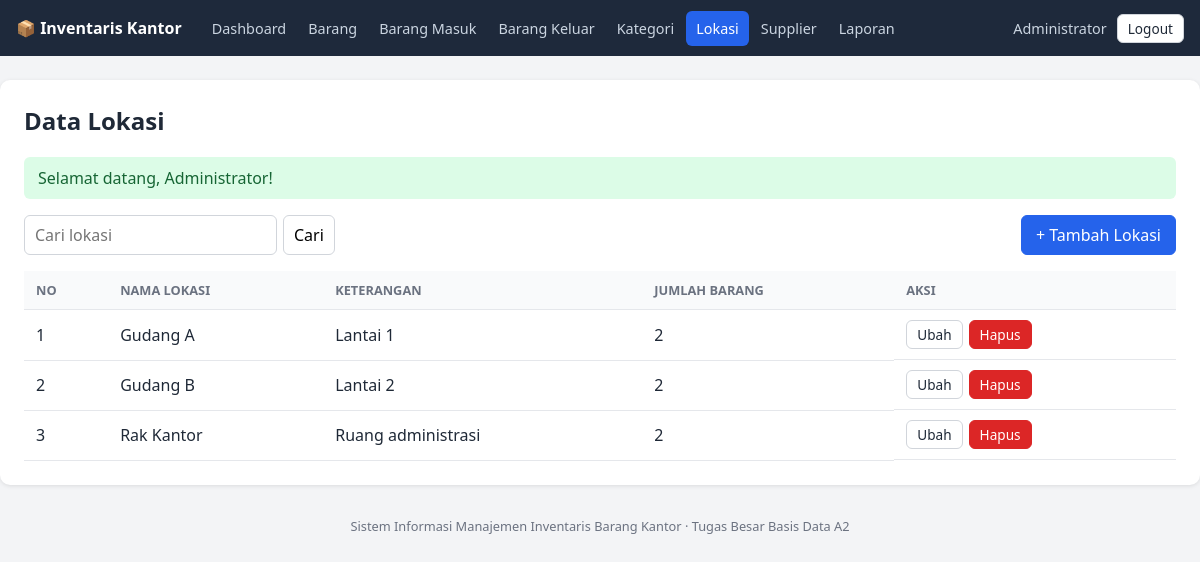
Screenshot of /html/lokasi_list.php (signed in) with the database file from the repository.
### tables this page shows
CREATE TABLE lokasi (
  id_lokasi   INT AUTO_INCREMENT PRIMARY KEY,
  nama_lokasi VARCHAR(100) NOT NULL UNIQUE,
  keterangan  VARCHAR(255) NULL
);

### php/fungsi.php (called while the page is built, shortened)
<?php
function e($teks): string
{
    return htmlspecialchars((string)$teks, ENT_QUOTES, 'UTF-8');
}

### php/lokasi_model.php (called while the page is built, shortened)
<?php
require_once __DIR__ . '/fungsi.php';
function ambil_semua_lokasi(PDO $pdo, string $cari = ''): array
{
    $sql = "SELECT l.*, COUNT(b.id_barang) AS jumlah_barang
            FROM lokasi l
            LEFT JOIN barang b ON b.id_lokasi = l.id_lokasi";
    $params = [];
    $sql .= " GROUP BY l.id_lokasi ORDER BY l.nama_lokasi";
    $stmt = $pdo->prepare($sql);
    $stmt->execute($params);
    return $stmt->fetchAll();
}

### html/lokasi_list.php (the view, shortened to what this page needs)
<?php
require_once __DIR__ . '/../php/lokasi_model.php';
require_once __DIR__ . '/../php/layout.php';
$cari = trim($_GET['cari'] ?? '');
$data = ambil_semua_lokasi($pdo, $cari);
?>
<div class="toolbar">
    <form method="get" class="cari">
        <input type="text" name="cari" placeholder="Cari lokasi" value="<?= e($cari) ?>">
        <button type="submit">Cari</button>
    </form>
    <a class="btn btn-primary" href="lokasi_form.php">+ Tambah Lokasi</a>
</div>
<div class="tabel-wrap">
<table>
    <thead><tr><th>No</th><th>Nama Lokasi</th><th>Keterangan</th><th>Jumlah Barang</th><th>Aksi</th></tr></thead>
    <tbody>
    <?php foreach ($data as $i => $r): ?>
        <tr>
            <td><?= $i + 1 ?></td>
            <td><?= e($r['nama_lokasi']) ?></td>
            <td><?= e($r['keterangan'] ?? '-') ?></td>
            <td><?= (int)$r['jumlah_barang'] ?></td>
            <td class="aksi">
                <a class="btn btn-kecil" href="lokasi_form.php?id=<?= (int)$r['id_lokasi'] ?>">Ubah</a>
                <form method="post" action="../php/lokasi_aksi.php" onsubmit="return confirm('Yakin hapus lokasi ini?');">
                    <button type="submit" class="btn btn-kecil btn-bahaya">Hapus</button>
                </form>
            </td>
        </tr>
    <?php endforeach; ?>
    </tbody>
</table>
</div>

### assets/css/style.css (style rules this page uses)
* { box-sizing: border-box; }
:root { --biru: #2563eb; --biru-tua: #1e40af; --merah: #dc2626; --hijau: #16a34a; --abu: #6b7280; --garis: #e5e7eb; --latar: #f3f4f6; --teks: #1f2937; }
body { margin: 0; font-family: system-ui, Arial, sans-serif; background: var(--latar); color: var(--teks); }
.toolbar { display: flex; justify-content: space-between; align-items: flex-start; gap: 12px; flex-wrap: wrap; margin-bottom: 16px; }
.cari { display: flex; gap: 6px; flex-wrap: wrap; align-items: center; }
input, select, button { font: inherit; padding: 8px 10px; border: 1px solid #d1d5db; border-radius: 6px; background: #fff; }
button { cursor: pointer; }
.btn { display: inline-block; padding: 8px 14px; border: 1px solid #d1d5db; border-radius: 6px; background: #fff; color: var(--teks); text-decoration: none; cursor: pointer; white-space: nowrap; }
.btn-primary { background: var(--biru); border-color: var(--biru); color: #fff; }
.btn-kecil { padding: 4px 10px; font-size: .85rem; }
.btn-bahaya { background: var(--merah); border-color: var(--merah); color: #fff; }
.tabel-wrap { overflow-x: auto; }
table { width: 100%; border-collapse: collapse; }
th, td { padding: 10px 12px; border-bottom: 1px solid var(--garis); text-align: left; white-space: nowrap; }
th { background: #f9fafb; font-size: .8rem; text-transform: uppercase; color: var(--abu); }
td.aksi { display: flex; gap: 6px; }
td.aksi form { margin: 0; }

### rows the page displays
lokasi: nama_lokasi "Gudang A", keterangan "Lantai 1", jumlah_barang "2"
lokasi: nama_lokasi "Gudang B", keterangan "Lantai 2", jumlah_barang "2"
lokasi: nama_lokasi "Rak Kantor", keterangan "Ruang administrasi", jumlah_barang "2"

### other values shown
$label "Dashboard"
$label "Barang"
$label "Barang Masuk"
$label "Barang Keluar"
$label "Kategori"
$label "Lokasi"
$label "Supplier"
$label "Laporan"
$nama "Administrator"
$judul "Data Lokasi"
$flash['pesan'] "Selamat datang, Administrator!"
